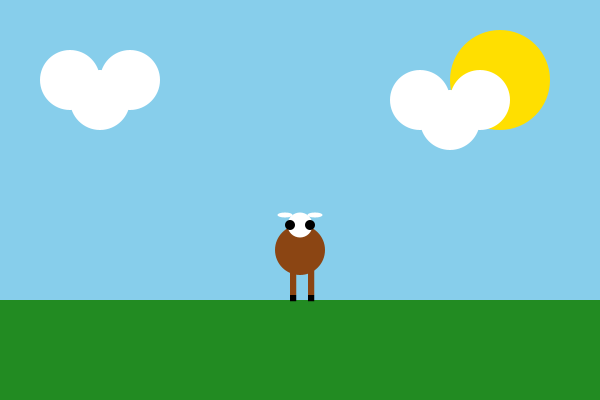
Frame 1 (no input)
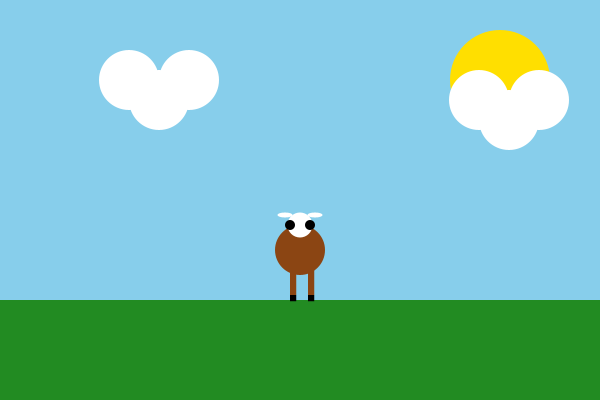
Frame 60 (the mouse pressed at the canvas centre just before this capture)
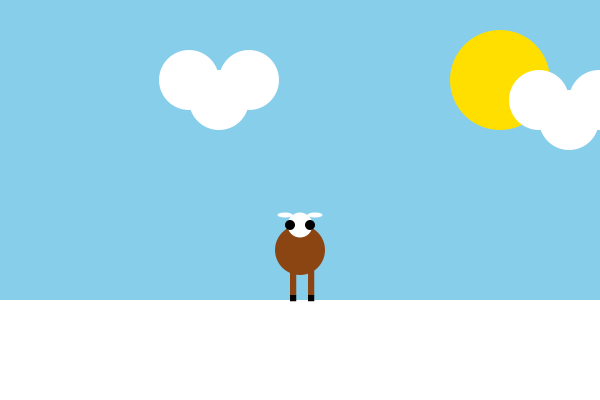
Frame 120 (the mouse held since frame 60 and released just before this capture)

The Processing sketch that drew these frames (run headless with seeded random() and noise(); from frame 60 on, the mouse is pressed at the canvas centre):

// Processing sketch: Alex_Neale
// ── Alex_Neale.pde

boolean isSnow = false;  // Track whether the ground is snow or grass
boolean isCowClicked = false; // Track whether the cow has been clicked (changed to black cow with white spots)

// these are all the cows attributes
float cowX = 300, cowY = 250; // start spot for the cow 
float cowSize = 50; // size of the cow
float hornLength = 20; // Length of the horns
// where my clods will start off
float cloud1X = 100;
float cloud2X = 450;

void setup() {
  size(600, 400); // siz of drawing 
  noStroke(); // No outline 
}

void draw() {
  background(135, 206, 235); 

  // draw the sun
  fill(255, 223, 0); // Yellow color
  ellipse(500, 80, 100, 100); // puts the sun in the top right

  // draw the clouds
  drawCloud(cloud1X, 100);
  drawCloud(cloud2X, 120);
  
   if (cloud1X > width) {
    cloud1X = -100;  // reset the first cloud to star from the left
  }
   if (cloud2X > width) {
    cloud2X = -100;  // reset the second cloud to start from the left
  }
  
  cloud1X += 1;  // movesfirst cloud to the right
  cloud2X += 1;  //moves second cloud to the right
  
  // drawing the ground
  if (isSnow) {
    fill(255); // white
  } else {
    fill(34, 139, 34); //green
  }
  rect(0, 300, width, 100); // ground (grass or snow)

  // cow
  if (isCowClicked) {
    drawWhiteCow(cowX, cowY, cowSize); // bigger cow
  } else {
    drawBrownCow(cowX, cowY, cowSize); // Smaller cow
  }
}
// little cow
void drawBrownCow(float x, float y, float size) {
  fill(139, 69, 19); 
  ellipse(x, y, size, size); // Main body 
  fill(255); 
  ellipse(x, y - size / 2, size / 2, size / 2); // Head
  fill(0); 
  ellipse(x - 10, y - size / 2, 10, 10); // legt eye
  ellipse(x + 10, y - size / 2, 10, 10); // right eye
  
  //horns for smlaler cow
  fill(255); 
  ellipse(x - 15, y - size / 2 - 10, 15, 5); // Left ear
  ellipse(x + 15, y - size / 2 - 10, 15, 5); // Right ear
  
  // legs
  fill(139, 69, 19); 
  
  // left leg
  rect(x - 10, y + 20, size / 8, size / 2); // Position 
  
  // right leg
  rect(x + 8, y + 20  , size / 8, size / 2); // Position 
   //adding hooves
  fill(0); 
 
  rect(x - 10, y + 45 , size / 8, size / 8); // bottom of the left leg
  
  // Right front hoof
  rect(x + 8, y + 45 , size / 8, size / 8); // bottom of the rightleg
}

// drawing white cow now 
void drawWhiteCow(float x, float y, float size) {
  fill(255); 
 
  float bodyWidth = size ;  
  float bodyHeight = size * 1.05; // Slightly increase height for a more natural shape
  ellipse(x, y, bodyWidth, bodyHeight); // Main oval body of the cow

  fill(255); 
  ellipse(x, y - bodyHeight / 2, size / 2, size / 2); // Head
  
  fill(255, 105, 180); // Pink color for the mouth
  ellipse(x, y - bodyHeight / 3, 20, 15); // Mouth 
  
  
  fill(0); 
  ellipse(x-3, y - bodyHeight / 2.8, 1.5, 3); // nostrial
   
  fill(0); 
  ellipse(x+3, y - bodyHeight / 2.8, 1.5, 3); // nostrail
  
  fill(0); 
  ellipse(x - 10, y - bodyHeight / 2, 10, 10); // left eye
  ellipse(x + 10, y - bodyHeight / 2, 10, 10); // tight eye
  
   
  fill(255); 
  //ears
  pushMatrix(); // Saved an older drawing to re use it here (i think i deleted the old one cause i cant tfind it)
translate(x - 25, y - bodyHeight / 2 - 5); // move the origin 
rotate(-PI / 6); // Rotate by -30 degrees 
ellipse(0, 0, 20, 5); // Draw at the new origin
popMatrix(); // restores the previous drawing state
fill(255);
  pushMatrix(); // Save the current drawing state
translate(x + 25, y - bodyHeight / 2 - 5); // Move the origin to the ellipse's position
rotate(PI / 6); // Rotate the ellipse by -45 degrees (downwards to the right)
ellipse(0, 0, 20, 5); // Draw the ellipse at the new origin
popMatrix(); // Restore the previous drawing state
 
  //horns 
   fill(61,48,0);
   pushMatrix(); 
translate(x - 25, y - bodyHeight / 2 - 10);
rotate(PI / 4); // Rotate the ellipse by 45 degrees 
ellipse(0, -15, -10, 5); 
popMatrix();
 fill(61,48,0);
 pushMatrix(); // Save the current drawing state
translate(x + 25, y - bodyHeight / 2 - 10); // Move the origin to the ellipse's position
rotate(-PI / 4); // Rotate the ellipse by -45 degrees (downwards to the right)
ellipse(0, -15, 10, 5); // Draw the ellipse at the new origin
popMatrix(); // Restore the previous drawing state
 
 
 
 
 //legs
  float legHeight = size * 0.4; // Height of leg
  float legWidth = size * 0.1; // Width 
  float legSpacing = size * 0.25; //  space between the legs
  fill(255); 
  // Move the legs up to overlap 
  float legYOffset = size / 2.5; 
  
  rect(x - legSpacing - legWidth / 2, y + legYOffset, legWidth, legHeight); // left middle leg 
  rect(x + legSpacing - legWidth / 2, y + legYOffset, legWidth, legHeight); // right middle leg 
 
 //eyes
 fill(255); 
  ellipse(x- 20, y + 30 , 20, 30); 
  ellipse(x+ 20, y + 30 , 20, 30); 
  ellipse(x + 8, y + bodyHeight / 2, 10, 10); 
 ellipse(x - 8, y + bodyHeight / 2, 10, 10);
 
  // Adds spots to the cow's body
  fill(0); 
  ellipse(x - 20, y + 10, 20, 20); // Spot 1
  ellipse(x + 20, y + 20, 20, 20); // Spot 1
  ellipse(x + 22, y - 15, 20, 20); // Spot 1
  ellipse(x - 10, y + 10, 20, 20); 
  
  
  // hooves
  fill(139, 69, 19); 
  float squareSize = legWidth; // hoove size matches the leg width
  rect(x - legSpacing - legWidth / 2, y + legYOffset + legHeight, squareSize, squareSize); // puts it underLeft leg
  rect(x + legSpacing - legWidth / 2, y + legYOffset + legHeight, squareSize, squareSize); //put it under the right leg 
  
  // Add two smaller legs 
  float smallerLegHeight = size * 0.3; // Smaller legs for in between the other too between
  float smallerLegSpacing = size * 0.1; // Smaller as well 
  
  fill(255); 
  rect(x - smallerLegSpacing - legWidth / 2, y + legYOffset, legWidth, smallerLegHeight); // left back leg
  rect(x + smallerLegSpacing - legWidth / 2, y + legYOffset, legWidth, smallerLegHeight); // right back leg
// hooves for back legs
  fill(139, 69, 19);

  rect(x - smallerLegSpacing - legWidth / 2, y + legYOffset +  smallerLegHeight, squareSize, squareSize); // Left 
  rect(x + smallerLegSpacing - legWidth / 2, y + legYOffset +  smallerLegHeight, squareSize, squareSize); // Right 
}

// Function to draw clouds
void drawCloud(float x, float y) {
  fill(255); 
  ellipse(x, y, 60, 60); // cloud body
  ellipse(x + 30, y - 20, 60, 60); // Extra part of the cloud
  ellipse(x - 30, y - 20, 60, 60); // Extra part of the cloud
}

// when mouse is clicked
void mousePressed() {
  // Toggle between snow and grass on the ground when clicked anywhere on the screen
  isSnow = !isSnow;
  
 
  float distance = dist(mouseX, mouseY, cowX, cowY);
  
  if (distance < cowSize / 2) {
    // When the cow is clicked, change to bigger cow 
    isCowClicked = true;
    cowSize = 80; // Increase the size of the cow
  }
}
